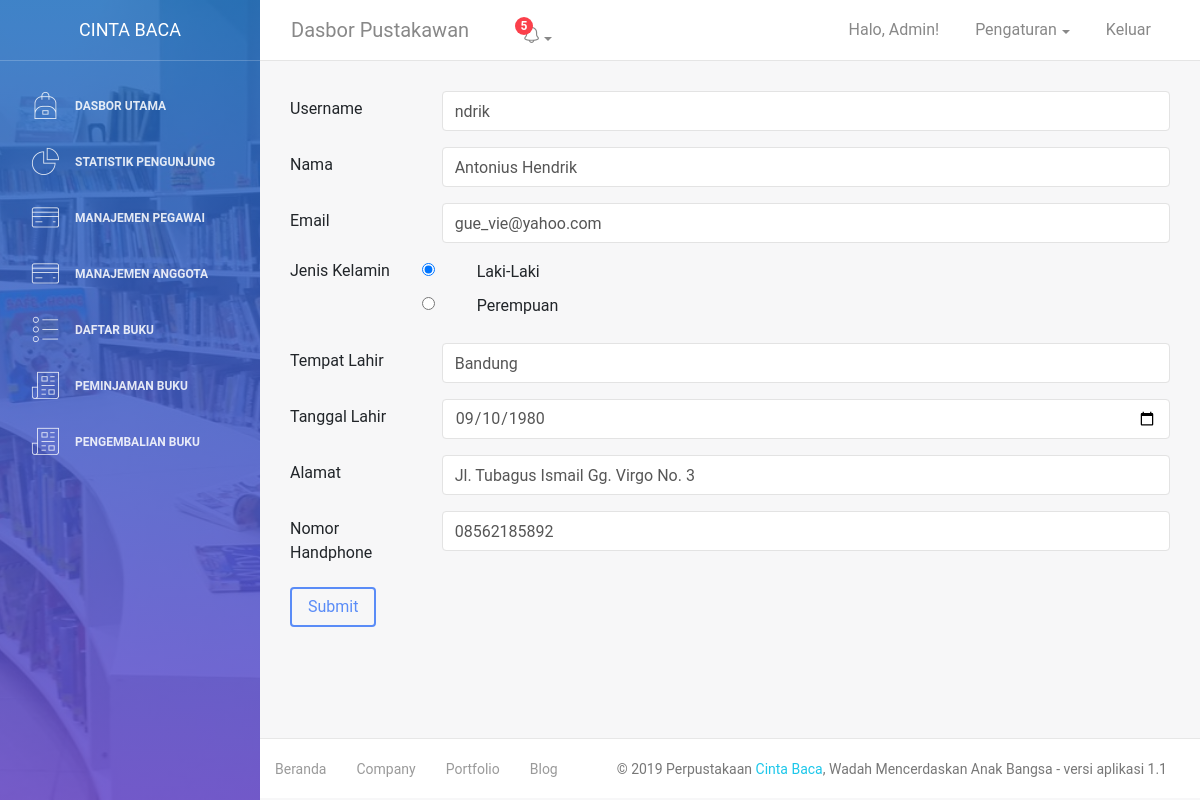
Screenshot of /show-anggota.php?id=4 with the database file from the repository.
### tables this page shows
CREATE TABLE `anggota` (
  `id_anggota` int(11) NOT NULL,
  `username` varchar(20) NOT NULL,
  `password` varchar(20) NOT NULL,
  `nama` varchar(50) NOT NULL,
  `jenis_kelamin` varchar(20) NOT NULL,
  `tempat_lahir` varchar(20) NOT NULL,
  `tanggal_lahir` date NOT NULL,
  `alamat` text NOT NULL,
  `nomor_handphone` bigint(13) NOT NULL,
  `email` varchar(50) NOT NULL,
  `tanggal_daftar` date NOT NULL
);

### show-anggota.php (the view, shortened to what this page needs)
<?php
    require "php/koneksi.php";
    $id =  $_GET['id'];
    $sql = "SELECT * FROM anggota WHERE `id_anggota` = '".$id."'";
    $run = mysqli_query($koneksi,$sql);
    $row = mysqli_fetch_assoc($run);
?>
<!DOCTYPE html>
<html lang="en">
<head>
    <link rel="stylesheet" href="https://maxcdn.bootstrapcdn.com/font-awesome/latest/css/font-awesome.min.css" />
    <link href="assets/css/bootstrap.min.css" rel="stylesheet" />
    <link href="assets/css/light-bootstrap-dashboard.css?v=2.0.0 " rel="stylesheet" />
    <link href="assets/css/demo.css" rel="stylesheet" />
</head>
<body>
    <div class="wrapper">
        <?php require "sidebar.php"; ?>
        <div class="main-panel">
            <?php require "navbar.php"; ?>
            <div class="content">
                <div class="container-fluid">
                    <div class="section">
                    <form action="update-anggota.php" method="POST">
                        <div class="form-group row">
                            <label for="inputUsername" class="col-sm-2 col-form-label">Username</label>
                            <div class="col-sm-10">
                            <input type="text" class="form-control" id="inputUsername" placeholder="Username" value="<?= $row['username'] ?>" name="username">
                            </div>
                        </div>
                        <div class="form-group row">
                            <label for="inputUsername" class="col-sm-2 col-form-label">Nama</label>
                            <div class="col-sm-10">
                            <input type="text" class="form-control" id="inputUsername" placeholder="Nama" value="<?= $row['nama'] ?>" name="nama">
                            </div>
                        </div>
                        <div class="form-group row">
                            <label for="inputEmail3" class="col-sm-2 col-form-label">Email</label>
                            <div class="col-sm-10">
                            <input type="email" class="form-control" id="inputEmail3" placeholder="Email" value="<?= $row['email'] ?>" name="email">
                            </div>
                        </div>
                        <fieldset class="form-group">
                            <div class="row">
                            <div class="col-form-label col-sm-2 pt-0">Jenis Kelamin</div>
                            <div class="col-sm-10">
                                <div class="form-check">
                                <input class="form-check-input" type="radio" id="gridRadios1" value="Laki-Laki" <?php echo ($row['jenis_kelamin']=='Laki-Laki')? 'checked':'';?> name="jenis_kelamin">
                                <label class="form-check-label" for="gridRadios1">
                                    Laki-Laki
                                </label>
                                </div>
                                <div class="form-check">
                                <input class="form-check-input" type="radio" id="gridRadios1" value="Perempuan" <?php echo ($row['jenis_kelamin']=='Perempuan')? 'checked':'';?> name="jenis_kelamin">
                                <label class="form-check-label" for="gridRadios1">
                                    Perempuan
                                </label>
                                </div>
                            </div>
                            </div>
                        </fieldset>
                        <div class="form-group row">
                            <label for="inputUsername" class="col-sm-2 col-form-label">Tempat Lahir</label>
                            <div class="col-sm-10">
                            <input type="text" class="form-control" id="inputUsername" placeholder="Username" value="<?= $row['tempat_lahir'] ?>" name="tempat_lahir">
                            </div>
                        </div>
                        <div class="form-group row">
                            <label for="inputUsername" class="col-sm-2 col-form-label">Tanggal Lahir</label>
                            <div class="col-sm-10">
                            <input type="date" class="form-control" id="inputUsername" placeholder="Username" value="<?= $row['tanggal_lahir'] ?>" name="tanggal_lahir">
                            </div>
                        </div>
                        <div class="form-group row">
                            <label for="inputUsername" class="col-sm-2 col-form-label">Alamat</label>
                            <div class="col-sm-10">
                            <input type="text" class="form-control" id="inputUsername" placeholder="Username" value="<?= $row['alamat'] ?>" name="alamat">
                            </div>
                        </div>
                        <div class="form-group row">
                            <label for="inputUsername" class="col-sm-2 col-form-label">Nomor Handphone</label>
                            <div class="col-sm-10">
                            <input type="text" class="form-control" id="inputUsername" placeholder="Username" value="0<?= $row['nomor_handphone'] ?>" name="nomor_handphone">
                            </div>
                        </div>
                        <div class="form-group row">
                            <div class="col-sm-12">
                            <button type="submit" class="btn btn-primary">Submit</button>
                            </div>
                        </div>
                    </form>
                    </div>
                </div>
            </div>
            <?php require "footer.php"; ?>
        </div>
    </div>
</body>
</html>

### rows the page displays
anggota: username "ndrik", nama "Antonius Hendrik", email "gue_vie@yahoo.com", jenis_kelamin "☑ Laki-Laki", tempat_lahir "Bandung", tanggal_lahir "09/10/1980", alamat "Jl. Tubagus Ismail Gg. Virgo No. 3", nomor_handphone "08562185892"
